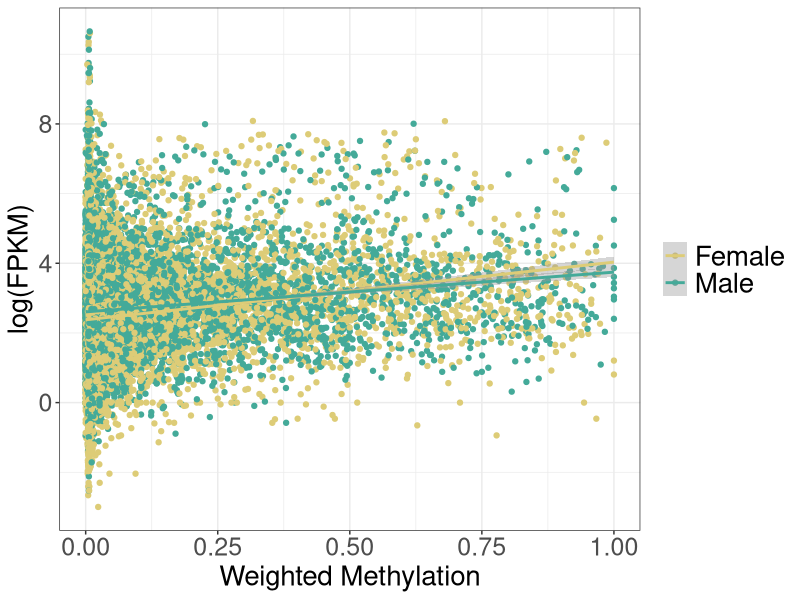
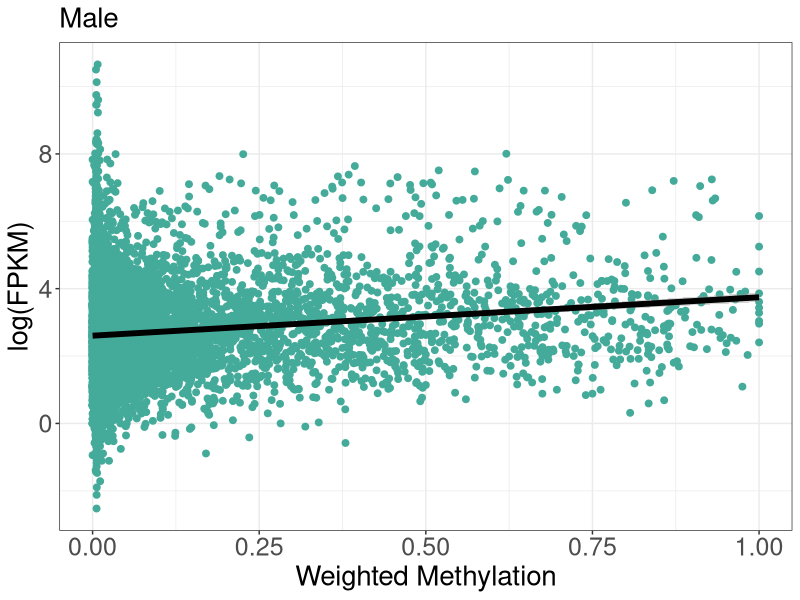
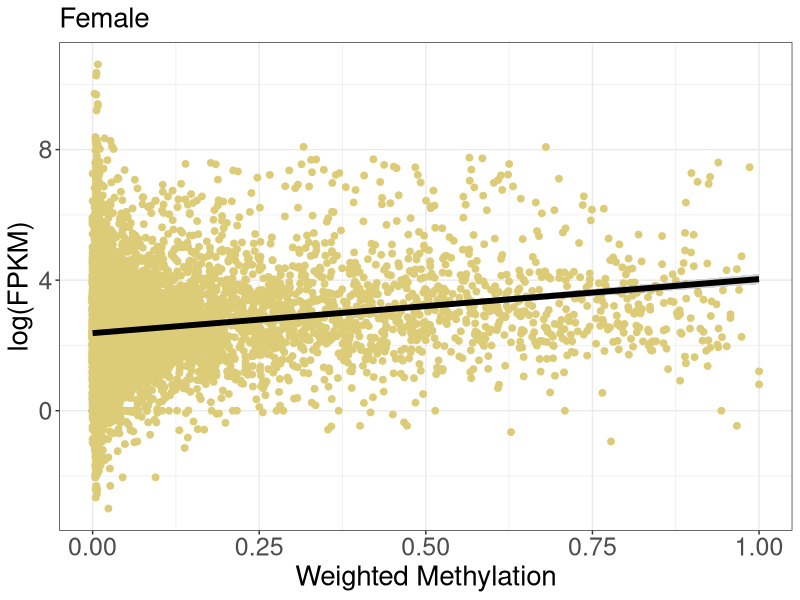
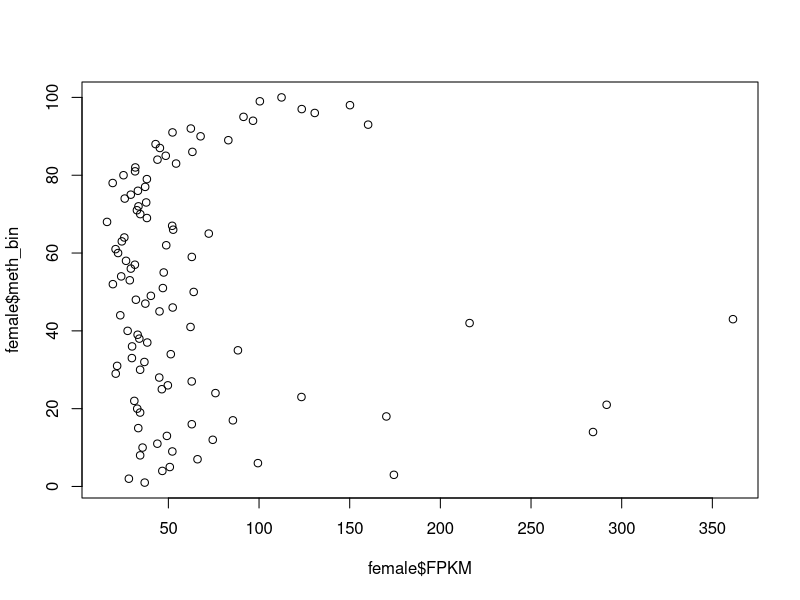
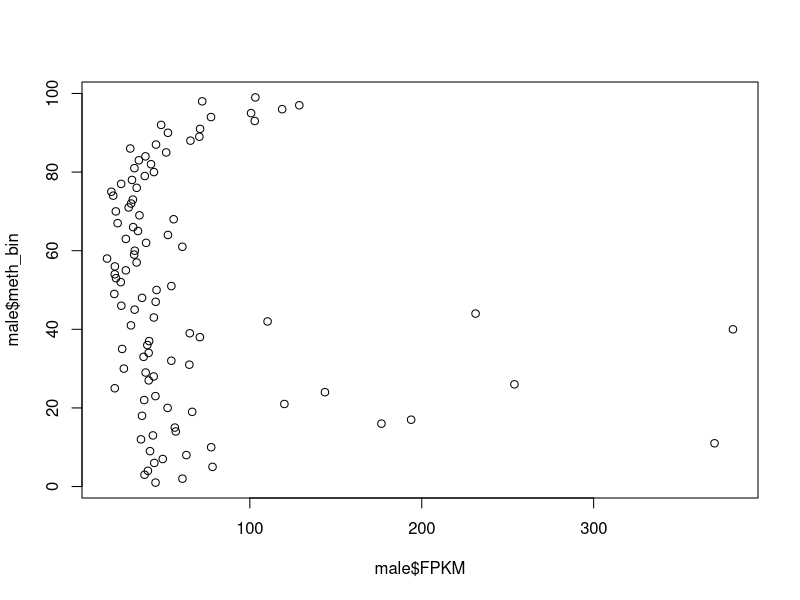
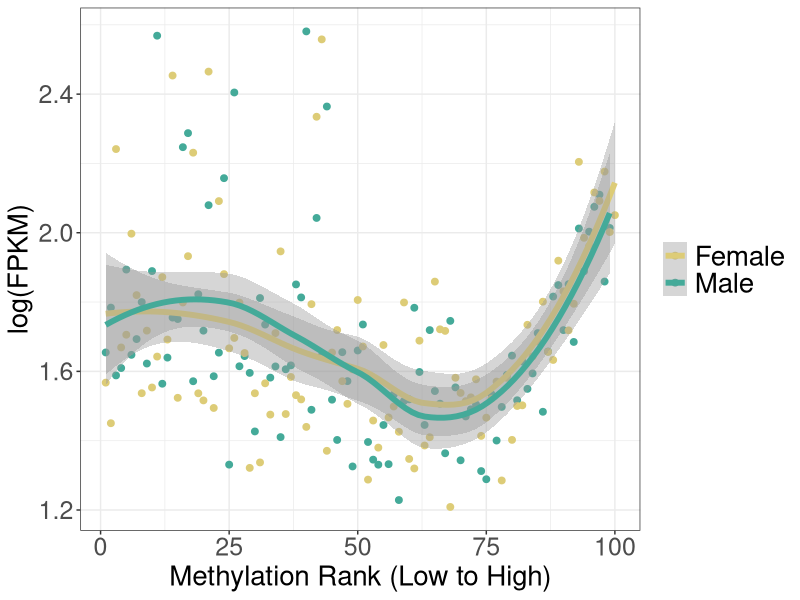
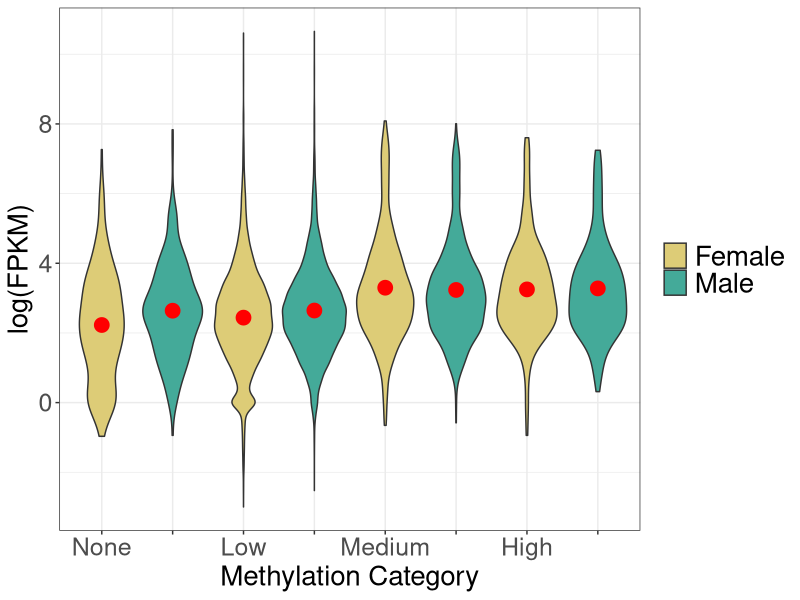
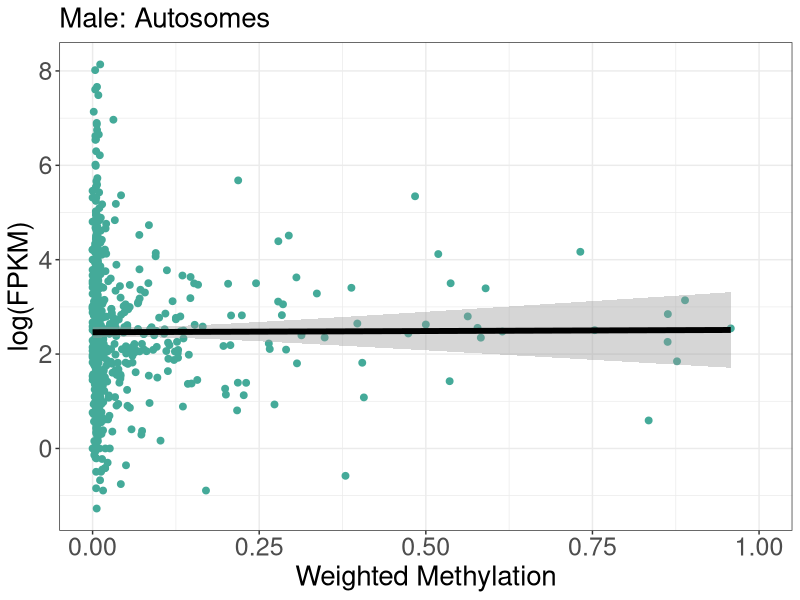

These figures' R source, in order:
###---------------------------------------------------------------
# Examining genome-wide gene expression relationship with methylation
###---------------------------------------------------------------

library(readr)
library(reshape2)
library(Hmisc)
library(dplyr)
library(tidyr)
library(ggplot2)

###---------------------------------------------------------------
# Read in the data

all_methylation_expression_data <- read_delim("all_methylation_expression_data.txt", 
                                       delim = "\t", escape_double = FALSE, trim_ws = TRUE)

###---------------------------------------------------------------
# Plot gene by gene scatter plot

ggplot(all_methylation_expression_data, aes(x=weighted_meth, y=logFPKM, colour = sex))+
  geom_point()+
  geom_smooth(method = "lm")+
  xlab("Weighted Methylation")+
  ylab("log(FPKM)")+
  scale_colour_manual(breaks = c("female","male"),labels=c("Female","Male"),
                    values=c("#DDCC77","#44AA99"))+
  theme_bw()+
  theme(axis.text.y=element_text(size=18),
        axis.text.x=element_text(size=18),
        axis.title.y=element_text(size=20),
        axis.title.x = element_text(size=20),
        plot.title=element_text(size = 20),
        legend.text = element_text(size=20),
        legend.title = element_blank())

# Take a look for just males
meth_exp_males <- all_methylation_expression_data[all_methylation_expression_data$sex=="male",]

ggplot(meth_exp_males, aes(x=weighted_meth, y=logFPKM))+
  geom_point(colour="#44AA99",size=2)+
  geom_smooth(method = "lm",size=2,colour="black")+
  xlab("Weighted Methylation")+
  ylab("log(FPKM)")+
  ggtitle("Male")+
  theme_bw()+
  theme(axis.text.y=element_text(size=18),
        axis.text.x=element_text(size=18),
        axis.title.y=element_text(size=20),
        axis.title.x = element_text(size=20),
        plot.title=element_text(size = 20),
        legend.text = element_text(size=20),
        legend.title = element_blank())+
  xlim(0,1.0)

# Take a look for just females
meth_exp_females <- all_methylation_expression_data[all_methylation_expression_data$sex=="female",]

ggplot(meth_exp_females, aes(x=weighted_meth, y=logFPKM))+
  geom_point(colour="#DDCC77",size=2)+
  geom_smooth(method = "lm",size=2, colour="black")+
  xlab("Weighted Methylation")+
  ylab("log(FPKM)")+
  ggtitle("Female")+
  theme_bw()+
  theme(axis.text.y=element_text(size=18),
        axis.text.x=element_text(size=18),
        axis.title.y=element_text(size=20),
        axis.title.x = element_text(size=20),
        plot.title=element_text(size = 20),
        legend.text = element_text(size=20),
        legend.title = element_blank())+
  xlim(0,1.0)


# You could run some stats on this but it gets tricky with the zero-inflated methylation data
# You could consider running a categorical methylated vs unmethylated
# And then with methylation as a continuous variable for only methylated features

###---------------------------------------------------------------
# The following graphs are representing the same data but in different 
# ways and are a personal preference
###---------------------------------------------------------------

###---------------------------------------------------------------
# Bin methylation into 100 bins and plot the mean of those bins

meth_exp_females$bins <- as.numeric(cut2(meth_exp_females$weighted_meth , g=100))
meth_exp_males$bins<-as.numeric(cut2(meth_exp_males$weighted_meth , g=100))

female<-as.data.frame(aggregate(meth_exp_females$FPKM, by=list(meth_exp_females$bins), mean))
female$logfpkm <- log10(female$x)
colnames(female)<-c("meth_bin","FPKM","logFPKM")
female$status <- "female"
plot(female$meth_bin~female$FPKM)

male<-as.data.frame(aggregate(meth_exp_males$FPKM, by=list(meth_exp_males$bins), mean))
male$logfpkm <- log10(male$x)
colnames(male)<-c("meth_bin","FPKM","logFPKM")
male$status <- "male"
plot(male$meth_bin~male$FPKM)

final_data <- merge(male, female, by="meth_bin")
final_data <- rbind(male, female)

ggplot(data=final_data, aes(x=meth_bin, y=logFPKM, colour=status))+
  geom_point(size=2)+
  geom_smooth(method="loess", size=2)+
  xlab("Methylation Rank (Low to High)")+
  ylab("log(FPKM)")+
  theme_bw()+
  theme(axis.text.y=element_text(size=18),
        axis.text.x=element_text(size=18),
        axis.title.y=element_text(size=20),
        axis.title.x = element_text(size=20),
        plot.title=element_text(size = 20),
        legend.text = element_text(size=20),
        legend.title = element_blank())+
  scale_colour_manual(breaks = c("female","male"),labels=c("Female","Male"),
                    values=c("#DDCC77","#44AA99"))


###---------------------------------------------------------------
# Put methylation into even larger categories for a violin plot

# Define a function for confidence intervals
condifence_intervals <- function(x) {
  m <- mean(x)
  sd1 <- sd(x)
  n <- length(x)
  error <- qnorm(0.95)*sd1/sqrt(n)
  ymin <- m-error
  ymax <- m+error
  return(c(y=m,ymin=ymin,ymax=ymax))
}

# Make categories by methylation level and sex
all_methylation_expression_data$plot_cat <- paste(all_methylation_expression_data$meth_level,
                                                  all_methylation_expression_data$sex, sep="_")
ggplot(all_methylation_expression_data, aes(x=plot_cat, y=logFPKM))+
  geom_violin(aes(fill=sex))+
  xlab("Methylation Category")+
  ylab("log(FPKM)")+
  stat_summary(fun.data=condifence_intervals, color="red",size=1)+
  scale_fill_manual(breaks = c("female","male"),labels=c("Female","Male"),
                    values=c("#DDCC77","#44AA99"))+
  scale_x_discrete(limits=c("None_female","None_male","Low_female","Low_male","Medium_female",
                            "Medium_male","High_female","High_male"),
                   labels=c("None", "","Low","","Medium","","High",""))+
  theme_bw()+
  theme(axis.text.y=element_text(size=18),
        axis.text.x=element_text(size=18),
        axis.title.y=element_text(size=20),
        axis.title.x = element_text(size=20),
        plot.title=element_text(size = 20),
        legend.text = element_text(size=20),
        legend.title = element_blank())


###---------------------------------------------------------------
# Make the same graphs but for autosomes and the X-chromosome

meth_exp_X <- all_methylation_expression_data[all_methylation_expression_data$chr=="DC3.0sc08",] #1428
meth_exp_A <- all_methylation_expression_data[!all_methylation_expression_data$chr=="DC3.0sc08",] #22546

# Scatters (replace the data to plot for X or autosomes)
meth_exp_males_X <- meth_exp_X[meth_exp_X$sex=="male",]
meth_exp_males_A <- meth_exp_A[meth_exp_A$sex=="male",]

ggplot(meth_exp_males_X, aes(x=weighted_meth, y=logFPKM))+
  geom_point(colour="#44AA99",size=2)+
  geom_smooth(method = "lm",size=2,colour="black")+
  xlab("Weighted Methylation")+
  ylab("log(FPKM)")+
  ggtitle("Male: Autosomes")+
  theme_bw()+
  theme(axis.text.y=element_text(size=18),
        axis.text.x=element_text(size=18),
        axis.title.y=element_text(size=20),
        axis.title.x = element_text(size=20),
        plot.title=element_text(size = 20),
        legend.text = element_text(size=20),
        legend.title = element_blank())+
  xlim(0,1.0)

meth_exp_females_X <- meth_exp_X[meth_exp_X$sex=="female",]
meth_exp_females_A <- meth_exp_A[meth_exp_A$sex=="female",]

ggplot(meth_exp_females_X, aes(x=weighted_meth, y=logFPKM))+
  geom_point(colour="#DDCC77",size=2)+
  geom_smooth(method = "lm",size=2, colour="black")+
  xlab("Weighted Methylation")+
  ylab("log(FPKM)")+
  ggtitle("Female: Autosomes")+
  theme_bw()+
  theme(axis.text.y=element_text(size=18),
        axis.text.x=element_text(size=18),
        axis.title.y=element_text(size=20),
        axis.title.x = element_text(size=20),
        plot.title=element_text(size = 20),
        legend.text = element_text(size=20),
        legend.title = element_blank())+
  xlim(0,1.0)


# Binned line graph
meth_exp_females_X$bins <- as.numeric(cut2(meth_exp_females_X$weighted_meth , g=100))
meth_exp_males_X$bins<-as.numeric(cut2(meth_exp_males_X$weighted_meth , g=100))

meth_exp_females_A$bins <- as.numeric(cut2(meth_exp_females_A$weighted_meth , g=100))
meth_exp_males_A$bins<-as.numeric(cut2(meth_exp_males_A$weighted_meth , g=100))

female_X<-as.data.frame(aggregate(meth_exp_females_X$FPKM, by=list(meth_exp_females_X$bins), mean))
female_X$logfpkm <- log10(female_X$x)
colnames(female_X)<-c("meth_bin","FPKM","logFPKM")
female_X$status <- "female"

female_A<-as.data.frame(aggregate(meth_exp_females_A$FPKM, by=list(meth_exp_females_A$bins), mean))
female_A$logfpkm <- log10(female_A$x)
colnames(female_A)<-c("meth_bin","FPKM","logFPKM")
female_A$status <- "female"

male_X<-as.data.frame(aggregate(meth_exp_males_X$FPKM, by=list(meth_exp_males_X$bins), mean))
male_X$logfpkm <- log10(male_X$x)
colnames(male_X)<-c("meth_bin","FPKM","logFPKM")
male_X$status <- "male"

male_A<-as.data.frame(aggregate(meth_exp_males_A$FPKM, by=list(meth_exp_males_A$bins), mean))
male_A$logfpkm <- log10(male_A$x)
colnames(male_A)<-c("meth_bin","FPKM","logFPKM")
male_A$status <- "male"

final_data_X <- merge(male_X, female_X, by="meth_bin")
final_data_X <- rbind(male_X, female_X)

final_data_A <- merge(male_A, female_A, by="meth_bin")
final_data_A <- rbind(male_A, female_A)

ggplot(data=final_data_X, aes(x=meth_bin, y=logFPKM, colour=status))+
  geom_point(size=2)+
  geom_smooth(method="loess", size=2)+
  xlab("Methylation Rank (Low to High)")+
  ylab("log(FPKM)")+
  ggtitle("X-Chromosome")+
  theme_bw()+
  theme(axis.text.y=element_text(size=18),
        axis.text.x=element_text(size=18),
        axis.title.y=element_text(size=20),
        axis.title.x = element_text(size=20),
        plot.title=element_text(size = 20),
        legend.text = element_text(size=20),
        legend.title = element_blank())+
  scale_colour_manual(breaks = c("female","male"),labels=c("Female","Male"),
                      values=c("#DDCC77","#44AA99"))

ggplot(data=final_data_A, aes(x=meth_bin, y=logFPKM, colour=status))+
  geom_point(size=2)+
  geom_smooth(method="loess", size=2)+
  xlab("Methylation Rank (Low to High)")+
  ylab("log(FPKM)")+
  ggtitle("Autosomes")+
  theme_bw()+
  theme(axis.text.y=element_text(size=18),
        axis.text.x=element_text(size=18),
        axis.title.y=element_text(size=20),
        axis.title.x = element_text(size=20),
        plot.title=element_text(size = 20),
        legend.text = element_text(size=20),
        legend.title = element_blank())+
  scale_colour_manual(breaks = c("female","male"),labels=c("Female","Male"),
                      values=c("#DDCC77","#44AA99"))

# Binned violin plots
meth_exp_X$plot_cat <- paste(meth_exp_X$meth_level, meth_exp_X$sex, sep="_")
meth_exp_A$plot_cat <- paste(meth_exp_A$meth_level, meth_exp_A$sex, sep="_")

ggplot(meth_exp_X, aes(x=plot_cat, y=logFPKM))+
  geom_violin(aes(fill=sex))+
  xlab("Methylation Category")+
  ylab("log(FPKM)")+
  ggtitle("X-Chromosome")+
  stat_summary(fun.data=condifence_intervals, color="red",size=1)+
  scale_fill_manual(breaks = c("female","male"),labels=c("Female","Male"),
                    values=c("#DDCC77","#44AA99"))+
  scale_x_discrete(limits=c("None_female","None_male","Low_female","Low_male","Medium_female",
                            "Medium_male","High_female","High_male"),
                   labels=c("None", "","Low","","Medium","","High",""))+
  theme_bw()+
  theme(axis.text.y=element_text(size=18),
        axis.text.x=element_text(size=18),
        axis.title.y=element_text(size=20),
        axis.title.x = element_text(size=20),
        plot.title=element_text(size = 20),
        legend.text = element_text(size=20),
        legend.title = element_blank())


ggplot(meth_exp_A, aes(x=plot_cat, y=logFPKM))+
  geom_violin(aes(fill=sex))+
  xlab("Methylation Category")+
  ylab("log(FPKM)")+
  ggtitle("Autosomes")+
  stat_summary(fun.data=condifence_intervals, color="red",size=1)+
  scale_fill_manual(breaks = c("female","male"),labels=c("Female","Male"),
                    values=c("#DDCC77","#44AA99"))+
  scale_x_discrete(limits=c("None_female","None_male","Low_female","Low_male","Medium_female",
                            "Medium_male","High_female","High_male"),
                   labels=c("None", "","Low","","Medium","","High",""))+
  theme_bw()+
  theme(axis.text.y=element_text(size=18),
        axis.text.x=element_text(size=18),
        axis.title.y=element_text(size=20),
        axis.title.x = element_text(size=20),
        plot.title=element_text(size = 20),
        legend.text = element_text(size=20),
        legend.title = element_blank())

###---------------------------------------------------------------
# Probably it is worth plotting the overall methylation level by chromosome to see what's happening with the X
# How would you do this? (think weighted methylation across all features...)
